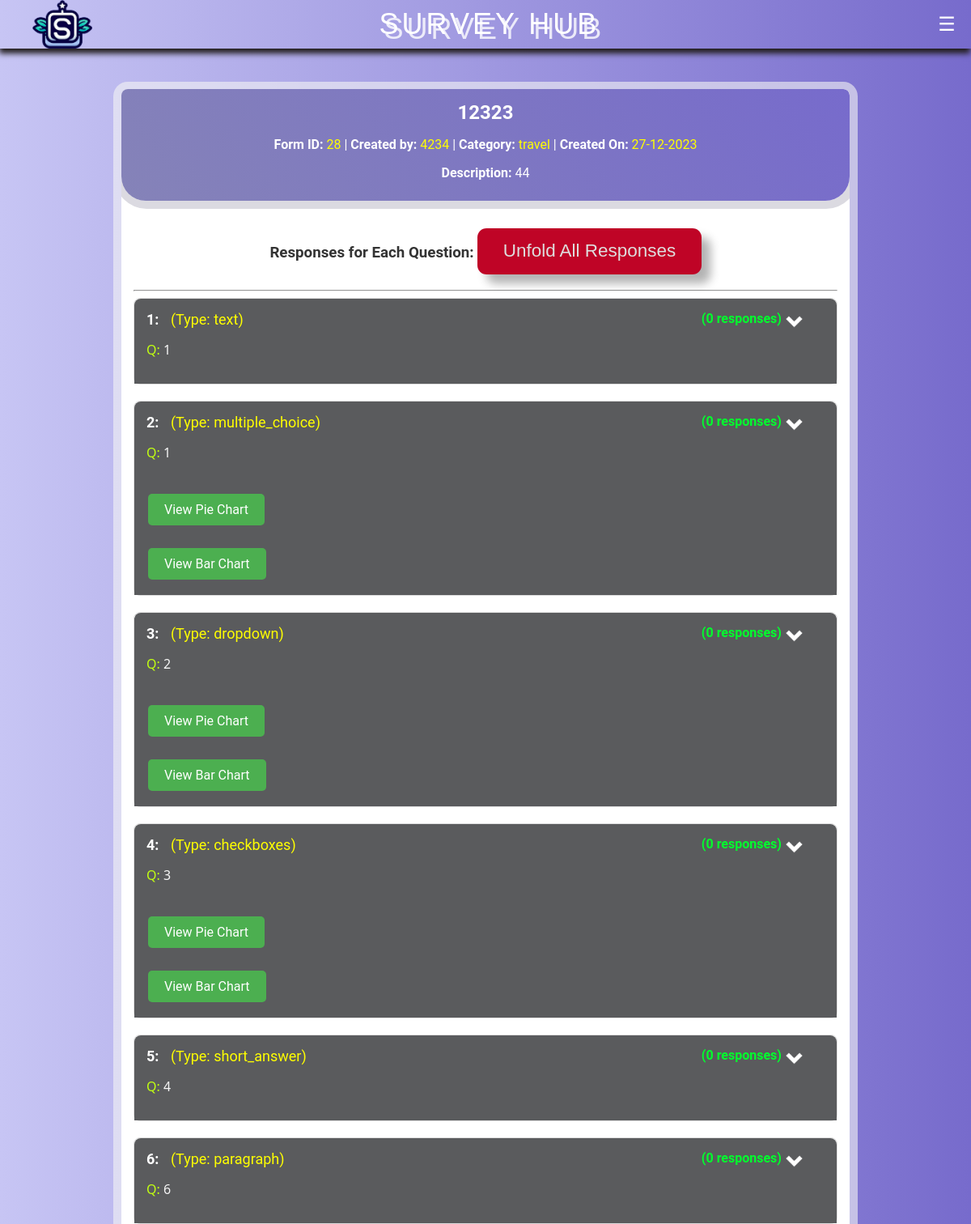
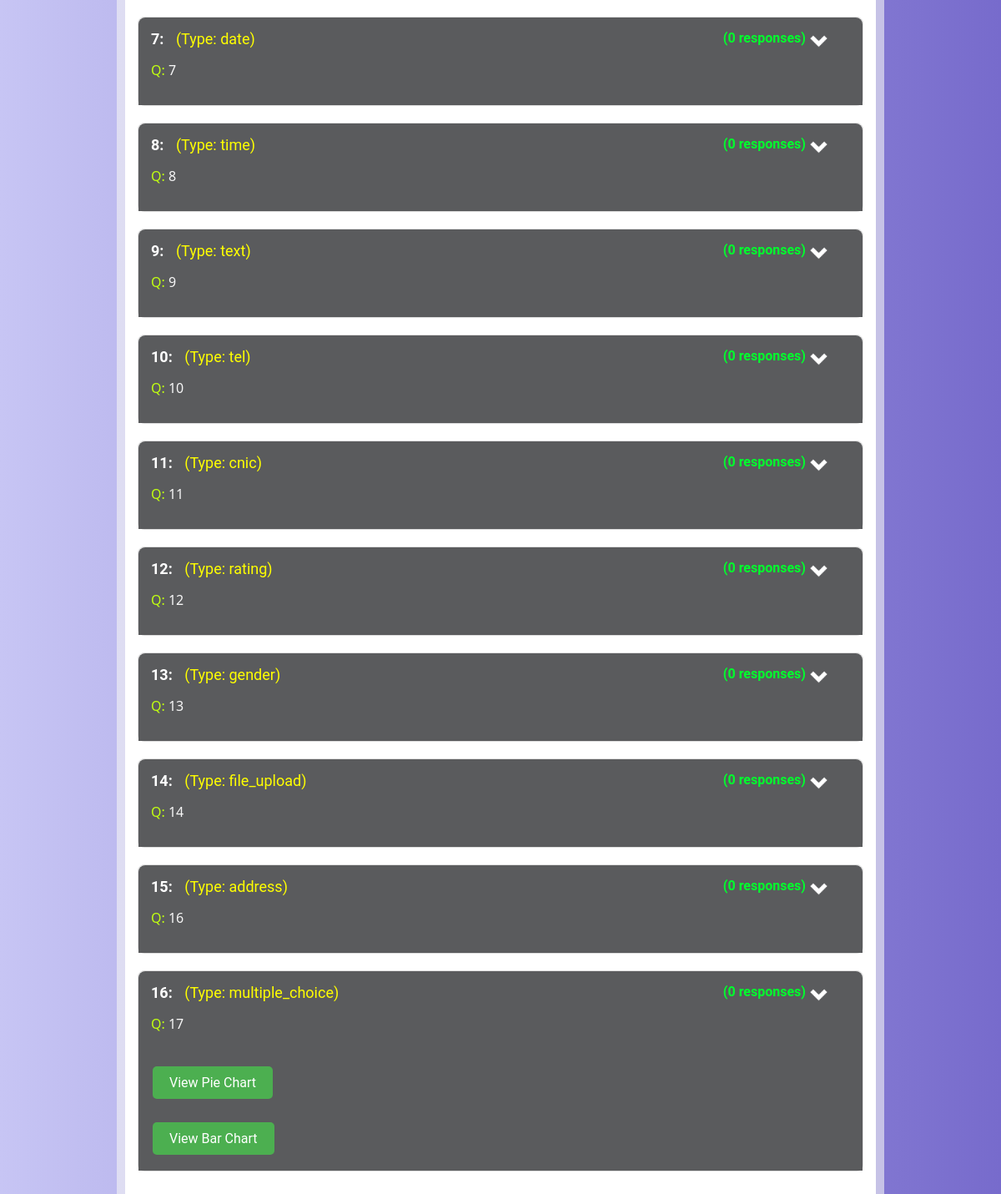
The page /view_responses/28 on the database its author committed (2 pictures, top to bottom).
### app.py (models this page shows)
class Form(db.Model):
    id = db.Column(db.Integer, primary_key=True)
    username = db.Column(db.String(100), nullable=False)
    form_title = db.Column(db.String(100), nullable=False)
    form_description = db.Column(db.String(255), nullable=False)
    created_at = db.Column(db.DateTime, default=datetime.utcnow)
    category = db.Column(db.String(255), nullable=False)
    uuid = db.Column(db.String(36), unique=True, nullable=False)
    form_link = db.Column(db.String(255))
    form_header = db.Column(db.String(255))
    created_by = db.Column(db.String(100))
    creator = db.Column(db.String(100))
    edited = db.Column(db.String(3), default='No')
    edited_at = db.Column(db.DateTime)
    questions = db.relationship('Question', backref='form', lazy=True, cascade='all, delete-orphan')
    responses = db.relationship('FormResponse', backref='form', lazy=True, cascade='all, delete-orphan')

class Question(db.Model):
    id = db.Column(db.Integer, primary_key=True)
    question_text = db.Column(db.String(255), nullable=False)
    question_type = db.Column(db.String(20), nullable=False)
    char_limit = db.Column(db.Integer)
    mandatory = db.Column(db.String(10), default='non_mandatory', nullable=False)
    form_id = db.Column(db.Integer, db.ForeignKey('form.id', ondelete='CASCADE'), nullable=False)
    options = db.relationship('Option', backref='question', lazy=True, cascade='all, delete-orphan')

### app.py (the view)
@app.route('/view_responses/<int:form_id>', methods=['GET'])
def view_responses(form_id):
    form = Form.query.get_or_404(form_id)
    responses = FormResponse.query.filter_by(form_id=form_id).all()
    question_responses = {}
    def get_option_text(response, question):
        if question.question_type in ['multiple_choice', 'dropdown', 'checkboxes']:
            option = Option.query.get(response)
            if option:
                return option.option_text
        return response
    for question in form.questions:
        question_responses[question] = []
    for response in responses:
        for answer in response.answers:
            question = Question.query.get(answer.question_id)
            question_responses[question].append(answer)  # Store the raw answers
    return render_template('view_responses.html', form=form, question_responses=question_responses, get_option_text=get_option_text)

### templates/view_responses.html (shortened to what this page needs)
<!DOCTYPE html>
<html lang="en">
<head>
    <link rel="stylesheet" href="{{ url_for('static', filename='view_response.css') }}">
    <link rel="stylesheet" href="{{ url_for('static', filename='navbar.css') }}">
    <link rel="stylesheet" href="https://cdnjs.cloudflare.com/ajax/libs/font-awesome/5.15.1/css/all.min.css"
>
</head>
<body>
    <header>
        <div id="logo">
        </div>
        <span class="logo-text">Survey Hub</span>
        <div id="menu-button">
            <button onclick="toggleNav()">☰</button>
        </div>
    </header>
    <div class="container mt-5">
        <div class="card">
            <div class="card-header bg-primary text-white">
                <h2>{{ form.form_title }}</h2>
                <p class="card-text">
                    <strong>Form ID:</strong> <span class="card-text-span">{{ form.id }}</span> |
                    <strong>Created by:</strong> <span class="card-text-span">{{ form.creator }}</span> |
                    <strong>Category:</strong> <span class="card-text-span">{{ form.category }} </span>|
                    <strong>Created On:</strong> <span class="card-text-span">{{ form.created_at.strftime('%d-%m-%Y')
                        }}</span>
                </p>
                <p class="card-text"><strong>Description:</strong> {{ form.form_description }}</p>
            </div>
            <div class="card-body">
                <h3 class="mt-4">Responses for Each Question: <button id="global-toggle" class="toggle-button">Unfold
                        All Responses</button></h3>
                <hr>
                {% for question, responses in question_responses.items() %}
                <div class="question-card">
                    <div class="question-header">
                        <h5>
                            <strong>{{ loop.index }}:</strong>
                            <span class="question-type">(Type: {{ question.question_type }})</span>
                        </h5>
                        <p class="question-text"> <span class="Q">Q:</span> {{ question.question_text }}</p>
                        {% if question.question_type in ['multiple_choice', 'dropdown', 'checkboxes'] %}
                        <div class="chart-buttons">
                            <a href="{{ url_for('view_pie_chart', form_id=form.id, question_type=question.question_type) }}"
                                class="btn btn-primary">View Pie Chart</a>
                        </div>
                        <div class="chart-buttons">
                            <a href="{{ url_for('view_bar_chart', form_id=form.id, question_type=question.question_type) }}"
                                class="btn btn-primary">View Bar Chart</a>
                        </div>
                    {% endif %}
                    </div>
                    <span class="response-count" data-toggle="responses-{{ loop.index }}">
                        ({{ responses|length }} responses)
                        <img src="/static/img/down-arrow.png" alt="down Icon" class="arrow-icon">
                    </span>
                </div>
            {% endfor %}
</body>
</html>

### static/view_response.css (style rules this page uses)
body { font-family: 'Roboto', sans-serif; color: #333; background: linear-gradient(90deg, #C7C5F4, #776BCC); margin: 0px auto; }
.container { max-width: 900px; margin: 50px auto; }
.card { background-color: #fff; box-shadow: 0px 1px 0px 10px #f6f6f699; border-radius: 8px; margin-bottom: 20px; overflow: hidden; transition: transform 0.3s; }
.card-header { box-shadow: 1px 1px 0px 9px #dbdae1; background: linear-gradient(53deg, #8583b8, #776BCC); color: #fff; border: none; padding: 15px; border-radius: 0px 7px 30px 30px; }
.card-body { padding: 15px; }
.card-text { margin-bottom: 10px; text-align: center; }
.card-text-span { color: yellow; }
.response-count { position: absolute; top: 15px; right: 40px; cursor: pointer; display: inline-flex; color: #00ff2d; font-weight: bold; }
.arrow-icon { margin-left: 3px; width: 25px; height: auto; transition: transform 0.3s; filter: brightness(0) invert(1); }
.card-header h2 { margin: 0; font-size: 24px; }
.question-card { position: relative; border: 1px solid #ddd; border-radius: 8px; margin-bottom: 20px; }
.question-header { background-color: #5a5b5d; color: #fff; padding: 15px; border-radius: 8px 8px 0 0; display: flex; flex-direction: column; align-items: flex-start; justify-content: space-between; }
.question-header h5 { margin: 0; font-size: 18px; }
.question-type { font-weight: normal; margin-left: 10px; color: yellow; }
.card-header h2 { margin: 0; font-size: 24px; text-align: center; }
.card { transition: transform 0.3s; }
#global-toggle { position: relative; font-size: 1.2em; padding: 0.7em 1.4em; background-color: #BF0426; text-decoration: none; border: none; border-radius: 0.5em; color: #DEDEDE; box-shadow: 0.5em 0.5em 0.5em rgba(0, 0, 0, 0.3); }
#global-toggle::before { position: absolute; content: ''; height: 0; width: 0; top: 0; left: 0; background: linear-gradient(135deg, rgb(255, 255, 255) 0%, rgb(255, 255, 255) 50%, rgba(150,4,31,1) 50%, rgba(191,4,38,1) 60%); border-radius: 0 0 0.5em 0; box-shadow: 0.2em 0.2em 0.2em rgba(0, 0, 0, 0.3); transition: 0.3s; }
.mt-4 { text-align: center; }
.question-text { color: #f7f7f7; font-family: system-ui; font-style: normal; }
.Q { color: #c1ff11; }
.chart-buttons { margin-top: 20px; text-align: right; }
.chart-buttons a { background-color: #4CAF50; color: white; padding: 10px 20px; text-align: center; text-decoration: none; display: inline-block; font-size: 16px; margin: 4px 2px; border-radius: 5px; transition: background-color 0.3s; }

### static/navbar.css (style rules this page uses)
.logo-text { font-family: 'Poppins', sans-serif; font-size: 36px; text-transform: uppercase; letter-spacing: 4px; margin-left: -170px; text-shadow: 6px 6px 0px rgb(255 255 255 / 80%); animation: glow 1.5s ease-in-out infinite alternate; }
header { display: flex; align-items: center; justify-content: space-between; height: 60px; box-shadow: -1px 6px 7px #221d1d; color: white; background: linear-gradient(90deg, #C7C5F4, #776BCC); }
#logo { width: 200px; height: 60px; background-image: url('img/logo.png'); background-size: contain; width: 200px; height: 60px; background-image: url(img/logo.png); background-size: contain; margin-left: 40px; background-repeat: no-repeat; background-repeat: no-repeat; }
#menu-button { width: 60px; height: 60px; }
#menu-button button { width: 100%; height: 100%; border: none; background-color: transparent; color: white; font-size: 24px; cursor: pointer; }

### rows shown on the page
Form: form_title "12323", id "28", creator "4234", category "travel", created_at "27-12-2023", form_description "44"
Question: question_type "text", question_text "1", responses "0"
Question: question_type "multiple_choice", question_text "1", responses "0"
Question: question_type "dropdown", question_text "2", responses "0"
Question: question_type "checkboxes", question_text "3", responses "0"
Question: question_type "short_answer", question_text "4", responses "0"
Question: question_type "paragraph", question_text "6", responses "0"
Question: question_type "date", question_text "7", responses "0"
Question: question_type "time", question_text "8", responses "0"
Question: question_type "text", question_text "9", responses "0"
Question: question_type "tel", question_text "10", responses "0"
Question: question_type "cnic", question_text "11", responses "0"
Question: question_type "rating", question_text "12", responses "0"
Question: question_type "gender", question_text "13", responses "0"
Question: question_type "file_upload", question_text "14", responses "0"
Question: question_type "address", question_text "16", responses "0"
Question: question_type "multiple_choice", question_text "17", responses "0"
